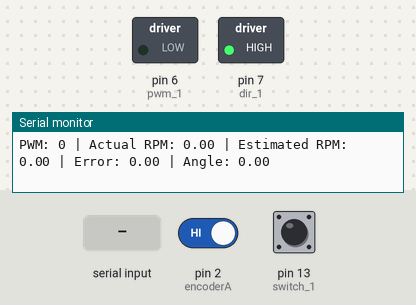
Simulated run of this sketch. Board: Arduino Uno, built with avr-gcc and run on an emulated ATmega328P. Parts: switched loads named in the sketch (green lamp = pin HIGH), the last lines printed to the serial monitor. Inputs (shaded band) come from the test bench; at power-on: pin 13 (switch_1) HIGH, pin 2 (encoderA) HIGH.

Above: at 1.2 s.
1.3 s: "90,45\n" received over Serial
At 1.6 s:
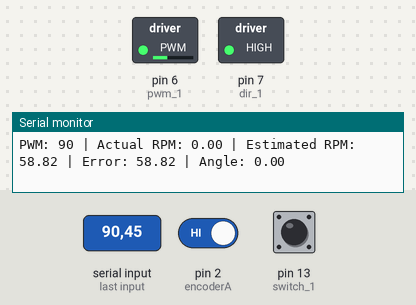
2.8 s: "30,150\n" received over Serial
At 4.0 s:
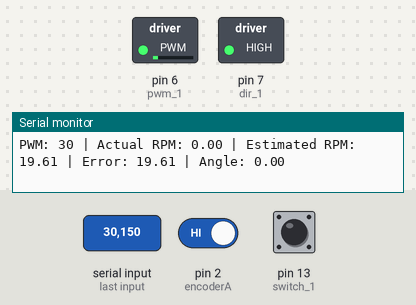
4.3 s: pin 13 (switch_1) pulled LOW for 0.15 s
At 4.38 s:
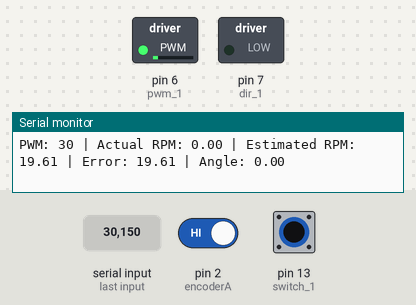
5.9 s: "200\n" received over Serial
At 7.1 s:
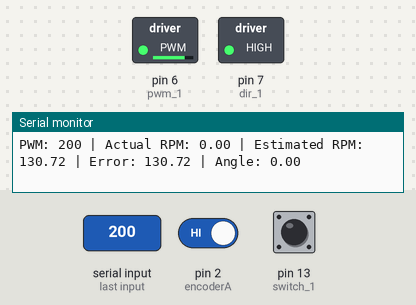
7.4 s: pin 13 (switch_1) pulled LOW for 1 s
At 7.8 s:
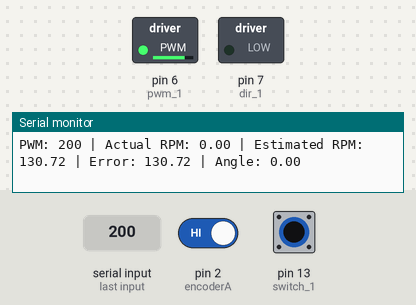
Timing chart, 0 to 10.4 s (numbered marks = the images above; inputs shaded):
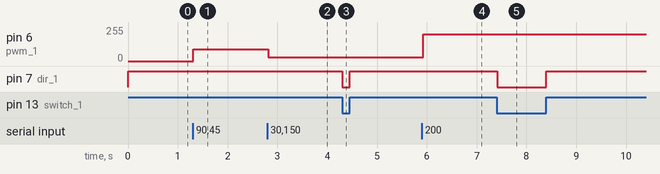

The sketch:

CODE_ENCODER_USING_MDD10.ino
```cpp
#define dir_1 7        // Motor direction pin
#define pwm_1 6        // Motor PWM pin
#define switch_1 13    // Direction switch

#define encoderA 2     // Encoder Channel A (interrupt pin)
#define encoderB 3     // Encoder Channel B

volatile long encoderCount = 0;
unsigned long lastSpeedCalcTime = 0;
long lastEncoderCount = 0;

const int pulsesPerRevolution = 120;     // Encoder CPR after gearbox
const float supplyVoltage = 12.0;         // Actual supply voltage
const float ratedVoltage = 18.0;          // Motor's rated voltage
const float ratedMaxRPM = 250.0;          // Max RPM at rated voltage
const float maxRPM = ratedMaxRPM * (supplyVoltage / ratedVoltage);  // Adjusted for 12V = ~133.33 RPM

float angle = 0;
float actualRPM = 0;
float estimatedRPM = 0;
float rpmError = 0;

int pwmValue = 0;
String inputString = "";   // Serial input buffer
bool inputComplete = false;

void setup() {
  pinMode(pwm_1, OUTPUT);
  pinMode(dir_1, OUTPUT);
  pinMode(switch_1, INPUT);

  pinMode(encoderA, INPUT_PULLUP);
  pinMode(encoderB, INPUT_PULLUP);

  attachInterrupt(digitalPinToInterrupt(encoderA), readEncoder, RISING);

  Serial.begin(9600);
  Serial.println("Enter PWM value (0–255) and press Enter:");
  inputString.reserve(10);
}

void loop() {
  // Handle Serial input
  if (inputComplete) {
    int val = inputString.toInt();
    if (val >= 0 && val <= 255) {
      pwmValue = val;
      Serial.print("PWM set to: ");
      Serial.println(pwmValue);
    } else {
      Serial.println("Invalid input. Please enter a number between 0 and 255.");
    }
    inputString = "";
    inputComplete = false;
  }

  // Set motor direction
  digitalWrite(dir_1, digitalRead(switch_1));

  // Apply PWM signal
  analogWrite(pwm_1, pwmValue);

  // Calculate and print speed and angle every 100 ms
  if (millis() - lastSpeedCalcTime >= 100) {
    long currentCount = encoderCount;
    long deltaCount = currentCount - lastEncoderCount;

    actualRPM = (deltaCount * 600.0) / pulsesPerRevolution;
    angle = (currentCount * 360.0) / pulsesPerRevolution;

    float dutyCycle = pwmValue / 255.0;
    estimatedRPM = dutyCycle * maxRPM;
    rpmError = estimatedRPM - actualRPM;

    lastEncoderCount = currentCount;
    lastSpeedCalcTime = millis();

    Serial.print("PWM: ");
    Serial.print(pwmValue);
    Serial.print(" | Actual RPM: ");
    Serial.print(actualRPM, 2);
    Serial.print(" | Estimated RPM: ");
    Serial.print(estimatedRPM, 2);
    Serial.print(" | Error: ");
    Serial.print(rpmError, 2);
    Serial.print(" | Angle: ");
    Serial.println(angle, 2);
  }

  delay(10);  // Small delay for stability
}

// Interrupt: Count encoder pulses
void readEncoder() {
  int b = digitalRead(encoderB);
  if (b == LOW) {
    encoderCount++;
  } else {
    encoderCount--;
  }
}

// Handle incoming serial data
void serialEvent() {
  while (Serial.available()) {
    char inChar = (char)Serial.read();
    if (inChar == '\n') {
      inputComplete = true;
    } else {
      inputString += inChar;
    }
  }
}
```

Measured:
- after the input at 1.3 s, pin 6 (pwm_1): 0/255 → 90/255 at once
- after the input at 2.8 s, pin 6 (pwm_1): 90/255 → 30/255 at once
- after the input at 4.3 s, pin 7 (dir_1): HIGH → LOW at once, → HIGH 0.15 s later
- after the input at 5.9 s, pin 6 (pwm_1): 30/255 → 200/255 at once
- after the input at 7.4 s, pin 7 (dir_1): HIGH → LOW at once, → HIGH 0.98 s later
